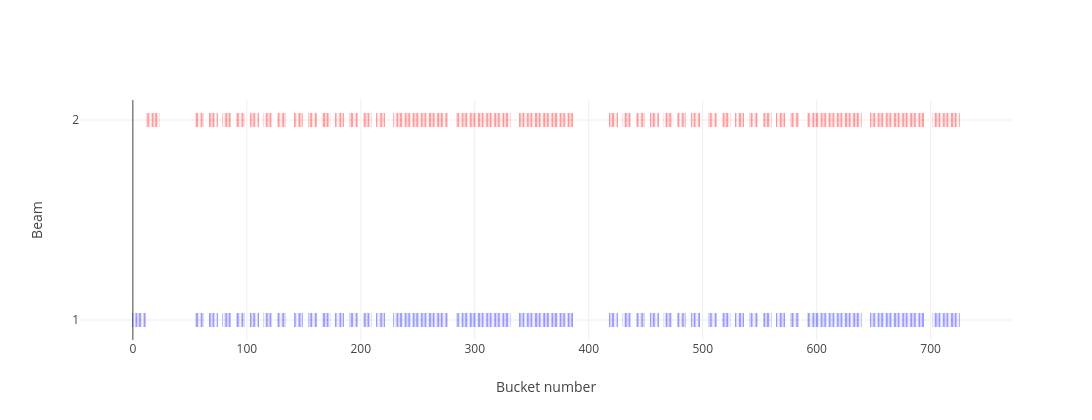

This figure's notebook cell:
### Code cell
fig = go.Figure()
end = 500
fig.add_trace(
    go.Scattergl(
        x=non_zero_indices_b1[:end],
        y=array_b1[non_zero_indices_b1][:end],
        mode="markers",
        marker=dict(color="blue", size=10),
        #name="Beam 1",
        marker_symbol='line-ns',
    )
)
fig.add_trace(
    go.Scattergl(
        x=non_zero_indices_b2[:end],
        y=array_b2[non_zero_indices_b2][:end]*2,
        mode="markers",
        marker=dict(color="red", size=10),
        #name="Beam 2",
        marker_symbol='line-ns',
    )
)
fig.update_yaxes(range=[0.9, 2.1])
#fig.update_xaxes(range=[0, 900])
fig.update_layout(
    xaxis=dict(
        title="Bucket number",
        #tickmode="array",
        #tickvals=np.arange(len(array_b1))[:100],
        #ticktext=np.arange(len(array_b1))[:100] + 1,
    ),
    yaxis=dict(title="Beam"),
    #title="Filling scheme",
    width=2000,
    height=420,
    
)
fig.update_layout(
    yaxis = dict(
        tickmode = 'linear',
        tick0 = 1,
        dtick = 1
    )
)
fig.update_layout(showlegend=False, template="none")
# use whitegrid theme

#fig.write_image("filling.svg")
fig.show()

### Figure 1 — Plotly figure (JSON) as saved in the notebook; plotly's stock layout.template omitted (floating-point values rounded to 4 significant figures; data arrays with more than 128 entries replaced by an {"elided": "..."} marker saying what was removed)
{"data": [{"marker": {"color": "blue", "size": 10, "symbol": "line-ns"}, "mode": "markers", "type": "scattergl", "x": {"elided": "500 int values"}, "y": {"elided": "500 int values"}}, {"marker": {"color": "red", "size": 10, "symbol": "line-ns"}, "mode": "markers", "type": "scattergl", "x": {"elided": "500 int values"}, "y": {"elided": "500 int values"}}], "layout": {"height": 420, "showlegend": false, "width": 2000, "xaxis": {"title": {"text": "Bucket number"}}, "yaxis": {"dtick": 1, "range": [0.9, 2.1], "tick0": 1, "tickmode": "linear", "title": {"text": "Beam"}}}}
